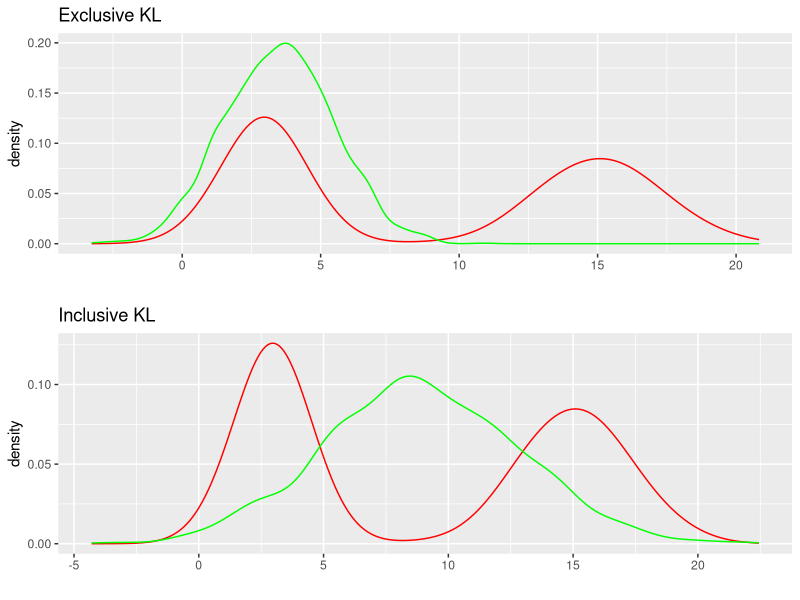

Recreate this plot in R.
## ---- chunk 1
library(ggplot2)
library(gridExtra)
library(tidyverse)

mixture <- data.frame(normals = c(rnorm(1000,3,1),rnorm(1000,15,2)),
                      mode_seeking_kl = rnorm(2000,3.5,2),
                      mean_seeking_kl = rnorm(2000,9,4))

rkl_plot <- mixture %>% ggplot(aes(x = normals)) +
  geom_density(aes(x = normals), color = "red") +
  geom_density(aes(x = mode_seeking_kl), color = "green") + ggtitle("Exclusive KL") +
  xlab("")

fkl_plot <- mixture %>% ggplot(aes(x = normals)) +
  geom_density(aes(x = normals), color = "red") +
  geom_density(aes(x = mean_seeking_kl), color = "green") + ggtitle("Inclusive KL") +
  xlab("")

grid.arrange(rkl_plot,fkl_plot)
